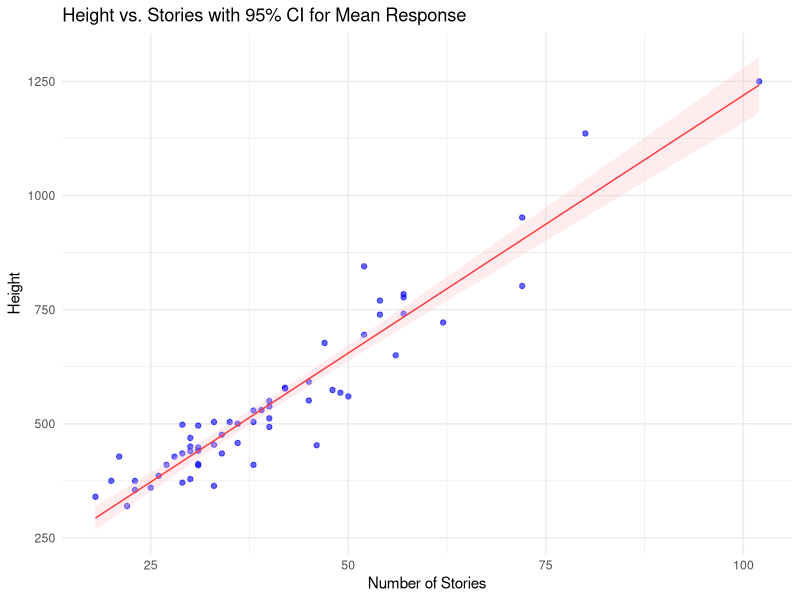

The R script that drew this image:
# ---------------------------------------------------
# 1) Load packages
# ---------------------------------------------------
library(ggplot2)

# ---------------------------------------------------
# 2) Read the data (replace with read.csv(...) in practice)
# ---------------------------------------------------
data <- read.csv("data.csv", header = TRUE)

model <- lm(Height ~ Stories, data = data)

summary(model)
# ---------------------------------------------------
# 3) Fit the linear model

# ---------------------------------------------------
# 4) Create a sequence of Stories (x) values for prediction
# ---------------------------------------------------
x_values <- seq(min(data$Stories), max(data$Stories), length.out = 100)

# ---------------------------------------------------
# 5) Generate predictions + 95% confidence intervals
# ---------------------------------------------------
preds <- predict(
  model,
  newdata = data.frame(Stories = x_values),
  interval = "confidence",  # intervals for the mean response
  level = 0.95
)

# Combine predictions in a data frame
ci_data <- data.frame(
  Stories = x_values,
  fit = preds[, "fit"],
  lower = preds[, "lwr"],
  upper = preds[, "upr"]
)

# ---------------------------------------------------
# 6) Plot data + fitted line + confidence intervals
# ---------------------------------------------------
ggplot() +
  geom_point(data = data, aes(x = Stories, y = Height), color = "blue", alpha = 0.6) +
  geom_line(data = ci_data, aes(x = Stories, y = fit), color = "red") +
  geom_ribbon(data = ci_data, aes(x = Stories, ymin = lower, ymax = upper),
              fill = "pink", alpha = 0.3) +
  labs(
    title = "Height vs. Stories with 95% CI for Mean Response",
    x = "Number of Stories",
    y = "Height"
  ) +
  theme_minimal()

